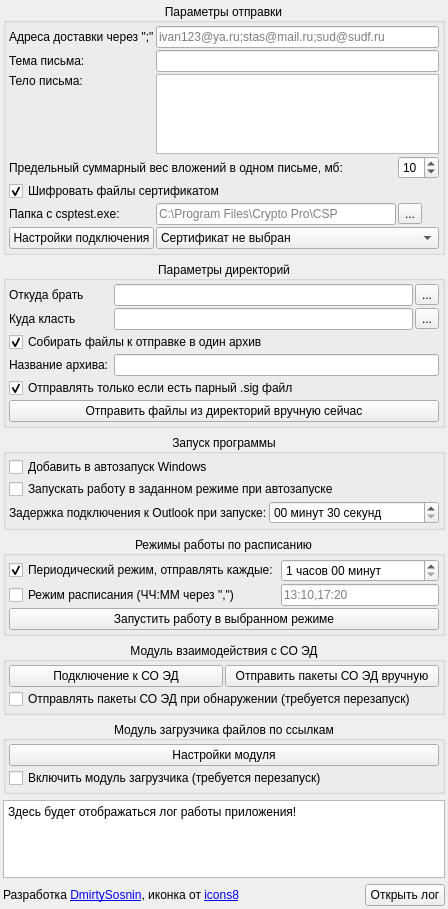
<?xml version="1.0" encoding="UTF-8"?>
<ui version="4.0">
 <class>MainWindow</class>
 <widget class="QMainWindow" name="MainWindow">
  <property name="geometry">
   <rect>
    <x>0</x>
    <y>0</y>
    <width>448</width>
    <height>909</height>
   </rect>
  </property>
  <property name="windowTitle">
   <string>Диспетчер автоматической отправки Outlook</string>
  </property>
  <widget class="QWidget" name="centralwidget">
   <layout class="QGridLayout" name="gridLayout">
    <property name="leftMargin">
     <number>3</number>
    </property>
    <property name="topMargin">
     <number>3</number>
    </property>
    <property name="rightMargin">
     <number>3</number>
    </property>
    <property name="bottomMargin">
     <number>3</number>
    </property>
    <item row="11" column="3">
     <widget class="QPushButton" name="pushButton_log">
      <property name="text">
       <string>Открыть лог</string>
      </property>
     </widget>
    </item>
    <item row="4" column="0" colspan="4">
     <widget class="QGroupBox" name="groupBox_4">
      <property name="sizePolicy">
       <sizepolicy hsizetype="Preferred" vsizetype="Maximum">
        <horstretch>0</horstretch>
        <verstretch>0</verstretch>
       </sizepolicy>
      </property>
      <property name="title">
       <string>Режимы работы по расписанию</string>
      </property>
      <property name="alignment">
       <set>Qt::AlignCenter</set>
      </property>
      <property name="flat">
       <bool>true</bool>
      </property>
      <layout class="QGridLayout" name="gridLayout_4">
       <property name="leftMargin">
        <number>3</number>
       </property>
       <property name="topMargin">
        <number>3</number>
       </property>
       <property name="rightMargin">
        <number>3</number>
       </property>
       <property name="bottomMargin">
        <number>3</number>
       </property>
       <property name="spacing">
        <number>2</number>
       </property>
       <item row="1" column="2">
        <widget class="QLineEdit" name="lineEdit_schedule">
         <property name="placeholderText">
          <string>13:10,17:20</string>
         </property>
        </widget>
       </item>
       <item row="0" column="2">
        <widget class="QTimeEdit" name="timeEdit_send_period">
         <property name="minimumTime">
          <time>
           <hour>0</hour>
           <minute>1</minute>
           <second>0</second>
          </time>
         </property>
         <property name="displayFormat">
          <string>H часов mm минут</string>
         </property>
         <property name="time">
          <time>
           <hour>1</hour>
           <minute>0</minute>
           <second>0</second>
          </time>
         </property>
        </widget>
       </item>
       <item row="0" column="0" colspan="2">
        <widget class="QCheckBox" name="checkBox_periodic">
         <property name="toolTip">
          <string>Режим отправки через заданный промежуток времени</string>
         </property>
         <property name="text">
          <string>Периодический режим, отправлять каждые:</string>
         </property>
         <property name="checked">
          <bool>true</bool>
         </property>
        </widget>
       </item>
       <item row="1" column="0" colspan="2">
        <widget class="QCheckBox" name="checkBox_schedule">
         <property name="toolTip">
          <string>Режим отправки в указанное время</string>
         </property>
         <property name="text">
          <string>Режим расписания (ЧЧ:ММ через &quot;,&quot;)</string>
         </property>
        </widget>
       </item>
       <item row="2" column="0" colspan="3">
        <widget class="QPushButton" name="pushButton_start_stop_workers">
         <property name="toolTip">
          <string>Запустить работу программы в выбранном режиме сейчас</string>
         </property>
         <property name="text">
          <string>Запустить работу в выбранном режиме</string>
         </property>
        </widget>
       </item>
      </layout>
     </widget>
    </item>
    <item row="3" column="0" colspan="4">
     <widget class="QGroupBox" name="groupBox_5">
      <property name="sizePolicy">
       <sizepolicy hsizetype="Preferred" vsizetype="Maximum">
        <horstretch>0</horstretch>
        <verstretch>0</verstretch>
       </sizepolicy>
      </property>
      <property name="title">
       <string>Запуск программы</string>
      </property>
      <property name="alignment">
       <set>Qt::AlignCenter</set>
      </property>
      <property name="flat">
       <bool>true</bool>
      </property>
      <layout class="QGridLayout" name="gridLayout_5">
       <property name="leftMargin">
        <number>3</number>
       </property>
       <property name="topMargin">
        <number>3</number>
       </property>
       <property name="rightMargin">
        <number>3</number>
       </property>
       <property name="bottomMargin">
        <number>3</number>
       </property>
       <property name="spacing">
        <number>2</number>
       </property>
       <item row="1" column="0" colspan="2">
        <widget class="QCheckBox" name="checkBox_autostart">
         <property name="toolTip">
          <string>При автозапуске будет запущена работа в выбранном режиме</string>
         </property>
         <property name="text">
          <string>Запускать работу в заданном режиме при автозапуске</string>
         </property>
        </widget>
       </item>
       <item row="2" column="0">
        <widget class="QLabel" name="label_7">
         <property name="toolTip">
          <string>Дать время на запуск других программ</string>
         </property>
         <property name="text">
          <string>Задержка подключения к Outlook при запуске:</string>
         </property>
        </widget>
       </item>
       <item row="2" column="1">
        <widget class="QTimeEdit" name="timeEdit_connecting_delay">
         <property name="toolTip">
          <string>Дать время на запуск других программ</string>
         </property>
         <property name="currentSection">
          <enum>QDateTimeEdit::MinuteSection</enum>
         </property>
         <property name="displayFormat">
          <string>mm минут ss секунд</string>
         </property>
         <property name="time">
          <time>
           <hour>0</hour>
           <minute>0</minute>
           <second>30</second>
          </time>
         </property>
        </widget>
       </item>
       <item row="0" column="0" colspan="2">
        <widget class="QCheckBox" name="checkBox_autorun">
         <property name="toolTip">
          <string>В папке автозагрузки создается ярлык на запуск программы</string>
         </property>
         <property name="text">
          <string>Добавить в автозапуск Windows</string>
         </property>
        </widget>
       </item>
      </layout>
     </widget>
    </item>
    <item row="1" column="0" colspan="4">
     <widget class="QGroupBox" name="groupBox_3">
      <property name="sizePolicy">
       <sizepolicy hsizetype="Preferred" vsizetype="Maximum">
        <horstretch>0</horstretch>
        <verstretch>0</verstretch>
       </sizepolicy>
      </property>
      <property name="title">
       <string>Параметры директорий</string>
      </property>
      <property name="alignment">
       <set>Qt::AlignCenter</set>
      </property>
      <property name="flat">
       <bool>true</bool>
      </property>
      <layout class="QGridLayout" name="gridLayout_3">
       <property name="leftMargin">
        <number>3</number>
       </property>
       <property name="topMargin">
        <number>3</number>
       </property>
       <property name="rightMargin">
        <number>3</number>
       </property>
       <property name="bottomMargin">
        <number>3</number>
       </property>
       <property name="spacing">
        <number>2</number>
       </property>
       <item row="1" column="2">
        <widget class="QToolButton" name="toolButton_lineEdit_get_path">
         <property name="text">
          <string>...</string>
         </property>
        </widget>
       </item>
       <item row="1" column="0">
        <widget class="QLabel" name="label_5">
         <property name="acceptDrops">
          <bool>false</bool>
         </property>
         <property name="toolTip">
          <string>Место, где программа ищет документы на отправку</string>
         </property>
         <property name="text">
          <string>Откуда брать</string>
         </property>
        </widget>
       </item>
       <item row="5" column="0" colspan="2">
        <widget class="QCheckBox" name="checkBox_with_sig_only">
         <property name="toolTip">
          <string>Если у файла нет парного файла с .sig на конце, такие файлы будут инорироваться</string>
         </property>
         <property name="text">
          <string>Отправлять только если есть парный .sig файл</string>
         </property>
         <property name="checkable">
          <bool>true</bool>
         </property>
         <property name="checked">
          <bool>true</bool>
         </property>
        </widget>
       </item>
       <item row="1" column="1">
        <widget class="QLineEdit" name="lineEdit_get_path">
         <property name="maximumSize">
          <size>
           <width>313</width>
           <height>16777215</height>
          </size>
         </property>
         <property name="toolTip">
          <string>Место, где программа ищет документы на отправку</string>
         </property>
        </widget>
       </item>
       <item row="3" column="0" colspan="2">
        <widget class="QCheckBox" name="checkBox_archive_files">
         <property name="toolTip">
          <string>Собирать все подходящие для отправки файлы в один архив</string>
         </property>
         <property name="text">
          <string>Собирать файлы к отправке в один архив</string>
         </property>
         <property name="checked">
          <bool>true</bool>
         </property>
        </widget>
       </item>
       <item row="4" column="1" colspan="2">
        <widget class="QLineEdit" name="lineEdit_archname">
         <property name="text">
          <string/>
         </property>
        </widget>
       </item>
       <item row="4" column="0">
        <widget class="QLabel" name="label_10">
         <property name="text">
          <string>Название архива: </string>
         </property>
        </widget>
       </item>
       <item row="2" column="0">
        <widget class="QLabel" name="label_6">
         <property name="toolTip">
          <string>Место, куда программа складывает отправленне файлы/архивы</string>
         </property>
         <property name="text">
          <string>Куда класть</string>
         </property>
        </widget>
       </item>
       <item row="2" column="2">
        <widget class="QToolButton" name="toolButton_lineEdit_put_path">
         <property name="text">
          <string>...</string>
         </property>
        </widget>
       </item>
       <item row="2" column="1">
        <widget class="QLineEdit" name="lineEdit_put_path">
         <property name="maximumSize">
          <size>
           <width>313</width>
           <height>16777215</height>
          </size>
         </property>
         <property name="toolTip">
          <string>Место, куда программа складывает отправленне файлы/архивы</string>
         </property>
        </widget>
       </item>
       <item row="6" column="0" colspan="3">
        <widget class="QPushButton" name="pushButton_create_mail_now">
         <property name="toolTip">
          <string>Сформировать письмо/а для отправки и отобразить их.</string>
         </property>
         <property name="text">
          <string>Отправить файлы из директорий вручную сейчас</string>
         </property>
        </widget>
       </item>
      </layout>
     </widget>
    </item>
    <item row="11" column="1">
     <spacer name="horizontalSpacer">
      <property name="orientation">
       <enum>Qt::Horizontal</enum>
      </property>
      <property name="sizeHint" stdset="0">
       <size>
        <width>6</width>
        <height>20</height>
       </size>
      </property>
     </spacer>
    </item>
    <item row="5" column="0" colspan="4">
     <widget class="QGroupBox" name="groupBox">
      <property name="sizePolicy">
       <sizepolicy hsizetype="Preferred" vsizetype="Maximum">
        <horstretch>0</horstretch>
        <verstretch>0</verstretch>
       </sizepolicy>
      </property>
      <property name="title">
       <string>Модуль взаимодействия с СО ЭД</string>
      </property>
      <property name="alignment">
       <set>Qt::AlignCenter</set>
      </property>
      <property name="flat">
       <bool>true</bool>
      </property>
      <layout class="QGridLayout" name="gridLayout_6">
       <property name="leftMargin">
        <number>3</number>
       </property>
       <property name="topMargin">
        <number>3</number>
       </property>
       <property name="rightMargin">
        <number>3</number>
       </property>
       <property name="bottomMargin">
        <number>3</number>
       </property>
       <property name="spacing">
        <number>2</number>
       </property>
       <item row="0" column="0">
        <widget class="QPushButton" name="pushButton_edo">
         <property name="text">
          <string>Подключение к СО ЭД</string>
         </property>
        </widget>
       </item>
       <item row="0" column="1">
        <widget class="QPushButton" name="pushButto_send_edo_manual">
         <property name="text">
          <string>Отправить пакеты СО ЭД вручную</string>
         </property>
        </widget>
       </item>
       <item row="1" column="0" colspan="2">
        <widget class="QCheckBox" name="checkBox_autosend_edo">
         <property name="text">
          <string>Отправлять пакеты СО ЭД при обнаружении (требуется перезапуск)</string>
         </property>
        </widget>
       </item>
      </layout>
     </widget>
    </item>
    <item row="11" column="0">
     <widget class="QLabel" name="label_9">
      <property name="text">
       <string>&lt;html&gt;&lt;head/&gt;&lt;body&gt;&lt;p&gt;Разработка &lt;a href=&quot;https://boosty.to/microrazrab&quot;&gt;&lt;span style=&quot; text-decoration: underline; color:#0000ff;&quot;&gt;DmirtySosnin&lt;/span&gt;&lt;/a&gt;, иконка от &lt;a href=&quot;https://icons8.ru/&quot;&gt;&lt;span style=&quot; text-decoration: underline; color:#0000ff;&quot;&gt;icons8&lt;/span&gt;&lt;/a&gt;&lt;/p&gt;&lt;/body&gt;&lt;/html&gt;</string>
      </property>
      <property name="textFormat">
       <enum>Qt::RichText</enum>
      </property>
      <property name="openExternalLinks">
       <bool>true</bool>
      </property>
     </widget>
    </item>
    <item row="0" column="0" colspan="4">
     <widget class="QGroupBox" name="groupBox_2">
      <property name="sizePolicy">
       <sizepolicy hsizetype="Preferred" vsizetype="Maximum">
        <horstretch>0</horstretch>
        <verstretch>0</verstretch>
       </sizepolicy>
      </property>
      <property name="title">
       <string>Параметры отправки</string>
      </property>
      <property name="alignment">
       <set>Qt::AlignCenter</set>
      </property>
      <property name="flat">
       <bool>true</bool>
      </property>
      <layout class="QGridLayout" name="gridLayout_2">
       <property name="leftMargin">
        <number>3</number>
       </property>
       <property name="topMargin">
        <number>3</number>
       </property>
       <property name="rightMargin">
        <number>3</number>
       </property>
       <property name="bottomMargin">
        <number>3</number>
       </property>
       <property name="spacing">
        <number>2</number>
       </property>
       <item row="5" column="1">
        <widget class="QLineEdit" name="lineEdit_csp_path">
         <property name="maximumSize">
          <size>
           <width>282</width>
           <height>16777215</height>
          </size>
         </property>
         <property name="toolTip">
          <string>Укажите папку, где находится файл csptest.exe 
(Место установки КРИПТО ПРО, по умолчанию C:\Program Files\Crypto Pro\CSP)</string>
         </property>
         <property name="placeholderText">
          <string>C:\Program Files\Crypto Pro\CSP</string>
         </property>
        </widget>
       </item>
       <item row="5" column="0">
        <widget class="QLabel" name="label">
         <property name="toolTip">
          <string>Укажите папку, где находится файл csptest.exe 
(Место установки КРИПТО ПРО, по умолчанию C:\Program Files\Crypto Pro\CSP)</string>
         </property>
         <property name="text">
          <string>Папка с csptest.exe:</string>
         </property>
        </widget>
       </item>
       <item row="1" column="1" colspan="2">
        <widget class="QLineEdit" name="lineEdit_subject"/>
       </item>
       <item row="3" column="2">
        <widget class="QSpinBox" name="spinBox_max_attach_weight">
         <property name="minimum">
          <number>1</number>
         </property>
         <property name="value">
          <number>10</number>
         </property>
        </widget>
       </item>
       <item row="2" column="0">
        <widget class="QLabel" name="label_4">
         <property name="sizePolicy">
          <sizepolicy hsizetype="Preferred" vsizetype="Minimum">
           <horstretch>0</horstretch>
           <verstretch>0</verstretch>
          </sizepolicy>
         </property>
         <property name="text">
          <string>Тело письма:</string>
         </property>
         <property name="alignment">
          <set>Qt::AlignLeading|Qt::AlignLeft|Qt::AlignTop</set>
         </property>
        </widget>
       </item>
       <item row="2" column="1" colspan="2">
        <widget class="QPlainTextEdit" name="plainTextEdit_body">
         <property name="sizePolicy">
          <sizepolicy hsizetype="Expanding" vsizetype="Minimum">
           <horstretch>0</horstretch>
           <verstretch>0</verstretch>
          </sizepolicy>
         </property>
         <property name="maximumSize">
          <size>
           <width>16777215</width>
           <height>80</height>
          </size>
         </property>
        </widget>
       </item>
       <item row="5" column="2">
        <widget class="QToolButton" name="toolButton_lineEdit_csp_path">
         <property name="text">
          <string>...</string>
         </property>
        </widget>
       </item>
       <item row="3" column="0" colspan="2">
        <widget class="QLabel" name="label_8">
         <property name="toolTip">
          <string>Когда суммарный вес документов достигает этого значения, письмо отправляется,
оставшиеся документы начинают формировать новое письмо.</string>
         </property>
         <property name="text">
          <string>Предельный суммарный вес вложений в одном письме, мб:</string>
         </property>
        </widget>
       </item>
       <item row="4" column="0" colspan="3">
        <widget class="QCheckBox" name="checkBox_use_encryption">
         <property name="text">
          <string>Шифровать файлы сертификатом</string>
         </property>
         <property name="checked">
          <bool>true</bool>
         </property>
        </widget>
       </item>
       <item row="0" column="1" colspan="2">
        <widget class="QLineEdit" name="lineEdit_recipients">
         <property name="toolTip">
          <string>Например: &quot;ivan123@ya.ru;stas@mail.ru;sud@sudf.ru&quot;</string>
         </property>
         <property name="placeholderText">
          <string>ivan123@ya.ru;stas@mail.ru;sud@sudf.ru</string>
         </property>
        </widget>
       </item>
       <item row="0" column="0">
        <widget class="QLabel" name="label_2">
         <property name="toolTip">
          <string>Например: &quot;ivan123@ya.ru;stas@mail.ru;sud@sudf.ru&quot;</string>
         </property>
         <property name="text">
          <string>Адреса доставки через &quot;;&quot;</string>
         </property>
        </widget>
       </item>
       <item row="1" column="0">
        <widget class="QLabel" name="label_3">
         <property name="text">
          <string>Тема письма:</string>
         </property>
        </widget>
       </item>
       <item row="6" column="1" colspan="2">
        <widget class="QComboBox" name="comboBox_certs">
         <property name="sizePolicy">
          <sizepolicy hsizetype="Minimum" vsizetype="Fixed">
           <horstretch>0</horstretch>
           <verstretch>0</verstretch>
          </sizepolicy>
         </property>
         <property name="maximumSize">
          <size>
           <width>450</width>
           <height>16777215</height>
          </size>
         </property>
         <property name="toolTip">
          <string>Сертификаты из хранилища Личные</string>
         </property>
         <item>
          <property name="text">
           <string>Сертификат не выбран</string>
          </property>
         </item>
        </widget>
       </item>
       <item row="6" column="0">
        <widget class="QPushButton" name="pushButton_connection_settings">
         <property name="text">
          <string>Настройки подключения</string>
         </property>
        </widget>
       </item>
      </layout>
     </widget>
    </item>
    <item row="10" column="0" colspan="4">
     <widget class="QPlainTextEdit" name="plainTextEdit_log">
      <property name="sizePolicy">
       <sizepolicy hsizetype="Expanding" vsizetype="Preferred">
        <horstretch>0</horstretch>
        <verstretch>0</verstretch>
       </sizepolicy>
      </property>
      <property name="undoRedoEnabled">
       <bool>false</bool>
      </property>
      <property name="readOnly">
       <bool>true</bool>
      </property>
      <property name="plainText">
       <string>Здесь будет отображаться лог работы приложения!</string>
      </property>
     </widget>
    </item>
    <item row="6" column="0" colspan="4">
     <widget class="QGroupBox" name="groupBox_6">
      <property name="sizePolicy">
       <sizepolicy hsizetype="Preferred" vsizetype="Maximum">
        <horstretch>0</horstretch>
        <verstretch>0</verstretch>
       </sizepolicy>
      </property>
      <property name="title">
       <string>Модуль загрузчика файлов по ссылкам</string>
      </property>
      <property name="alignment">
       <set>Qt::AlignCenter</set>
      </property>
      <property name="flat">
       <bool>true</bool>
      </property>
      <layout class="QGridLayout" name="gridLayout_7">
       <property name="leftMargin">
        <number>3</number>
       </property>
       <property name="topMargin">
        <number>3</number>
       </property>
       <property name="rightMargin">
        <number>3</number>
       </property>
       <property name="bottomMargin">
        <number>3</number>
       </property>
       <property name="spacing">
        <number>2</number>
       </property>
       <item row="0" column="0">
        <widget class="QPushButton" name="pushButton_setup_dm">
         <property name="text">
          <string>Настройки модуля</string>
         </property>
        </widget>
       </item>
       <item row="1" column="0">
        <widget class="QCheckBox" name="checkBox_start_dm">
         <property name="text">
          <string>Включить модуль загрузчика (требуется перезапуск)</string>
         </property>
        </widget>
       </item>
      </layout>
     </widget>
    </item>
   </layout>
  </widget>
 </widget>
 <resources/>
 <connections/>
</ui>
